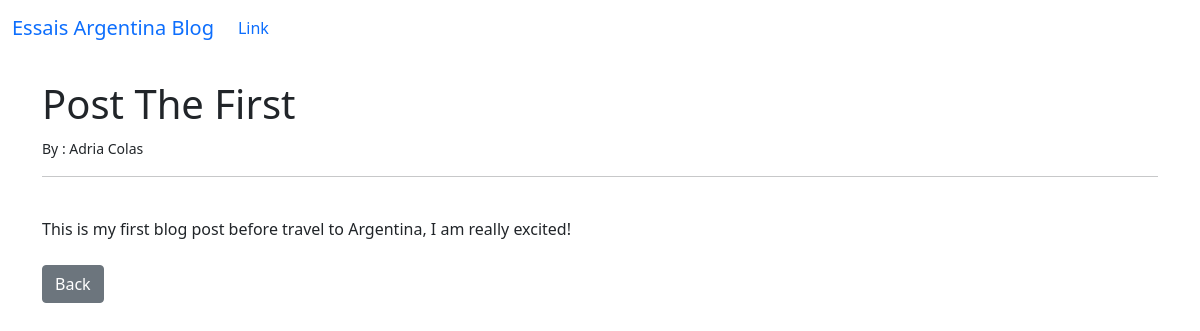
The app's page /article/1 with its own data.
### theblog/models.py (models this page shows, shortened)
class Post(models.Model):
    title = models.CharField(max_length= 255)
    title_tag = models.CharField(max_length= 255, default = "Essais Argentina Blog")
    author = models.ForeignKey(User, on_delete = models.CASCADE)
    body = models.TextField()

### theblog/views.py (the view)
# urls.py: path('article/<int:pk>', ArticleDetailView.as_view(), name = 'article-detail')
class ArticleDetailView(DetailView):
    model = Post
    template_name = 'article_details.html'

### theblog/templates/article_details.html (shortened to what this page needs)
{% extends 'base.html' %}
{% block content %}
<h1>{{ post.title }}</h1>
<small>By : {{post.author.first_name}} {{post.author.last_name}} </small><br/>
<hr>
<br/>
{{ post.body }}
<br/><br/>
<a href = "{% url 'home' %}" class = "btn btn-secondary"> Back</a>
{% endblock %}

### records on screen
Post: title "Post The First", author.first_name "Adria", author.last_name "Colas", body "This is my first blog post before travel to Argentina, I am really excited!"
